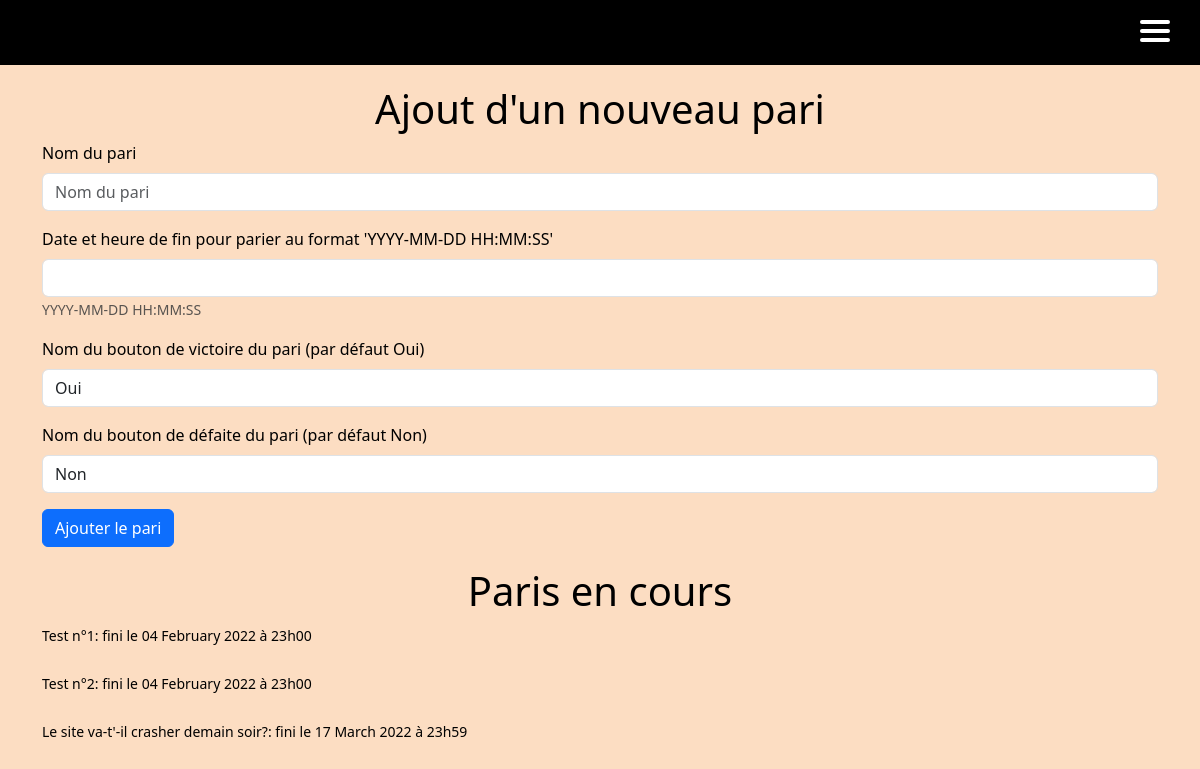
Page /staff/betCreator/ (signed in) on the earlier database version.
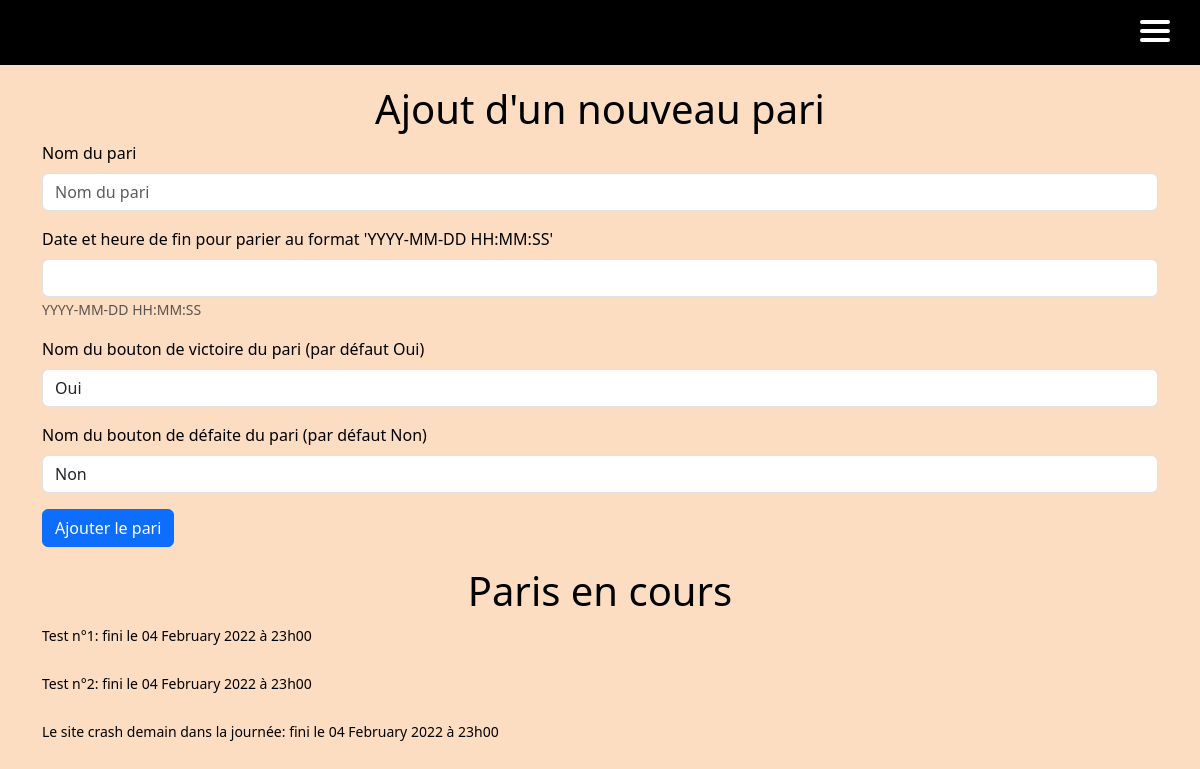
Same page on the later database version.
### main_app/models.py (models this page shows)
class Bets(models.Model):
    id = models.AutoField(primary_key=True, unique=True)
    bet_name = models.CharField(max_length=256, unique=True)
    win_rate = models.DecimalField(max_digits=4, decimal_places=2, default=2.00)
    win_vote = models.IntegerField(default=0)
    win_gains = models.DecimalField(max_digits=12, decimal_places=2, default=1.00)
    win_name = models.CharField(max_length=128, null=False, default="Oui")
    lose_rate = models.DecimalField(max_digits=4, decimal_places=2, default=2.00)
    lose_vote = models.IntegerField(default=0)
    lose_gains = models.DecimalField(max_digits=12, decimal_places=2, default=1.00)
    lose_name = models.CharField(max_length=128, null=False, default="Non")
    created = models.DateTimeField(auto_now_add=True)
    ended = models.DateTimeField(help_text='YYYY-MM-DD HH:MM:SS')
    visible = models.BooleanField(default=False)
    closed_bet = models.BooleanField(default=False)
    RESULT = (
        ('W', 'Win'),
        ('L', 'Lose')
    )
    result = models.CharField(max_length=1, choices=RESULT, blank=False)

### main_app/views.py (the view, shortened to what this page needs)
# urls.py: path("staff/betCreator/", views.betCreator, name="betCreator"),
def betCreator(request):
    try:
        user = User.objects.get(pk=request.user.id)
        betform = AddBetForm()
        bets = Bets.objects.all()
        return render(request, 'bets/betCreator.html', {'user': user, 'betform': betform, 'bets': bets})
    except User.DoesNotExist:
        messages.error(request, "Tu dois être membre du staff pour accéder à cette page")

### main_app/forms.py
class AddBetForm(ModelForm):
    class Meta:
        model = Bets
        fields = ['bet_name', 'ended', 'win_name', 'lose_name']
        labels = {
            'bet_name': 'Nom du pari',
            'ended': 'Date et heure de fin pour parier au format \'YYYY-MM-DD HH:MM:SS\'',
            'win_name': 'Nom du bouton de victoire du pari (par défaut Oui)',
            'lose_name': 'Nom du bouton de défaite du pari (par défaut Non)'
        }

### templates/bets/betCreator.html (shortened to what this page needs)
{% extends 'main.html' %}
{% block content %}
{% load bootstrap5 %}
{% bootstrap_css %}
{% include 'nav.html' %}
{% if user.is_staff %}
    <div class="container">
      <h1 style="text-align: center; margin-top:20px">Ajout d'un nouveau pari</h1>
        <form class="form" action="" method="POST">
          {% bootstrap_form betform %}
          {% buttons %}
              <button class="btn btn--main btn btn-primary" type="submit">
                Ajouter le pari
              </button>
          {% endbuttons %}
        </form>
    </div>
    <h1 style="text-align: center; margin-top:20px">Paris en cours</h1>
    <div class="container">
        {% for bet in bets %}
            <small>{{ bet.bet_name }}: fini le {{bet.ended | date:"d"}} {{bet.ended  | date:"F"}} {{bet.ended  | date:"o"}} à {{bet.ended | date:"H"}}h{{bet.ended | date:"i"}} <br></small>
            <br>
        {% endfor %}
    </div>
{% endif %}
{% endblock %}

### templates/main.html (shortened to what this page needs)
<!DOCTYPE html>
{% load static %}
{% load bootstrap5 %}
<html>
{% bootstrap_css %}
<head>
    <link rel="stylesheet" href="{% static 'styles/style.css' %}" />
</head>
<body>
    {% block content %}
    {% endblock %}
</body>
</html>

### templates/nav.html (shortened to what this page needs)
{% extends 'main.html' %}
{% load static %}
{% block content %}
<nav class="nav">
  <div class="container">
      <span class="navTrigger">
          <i></i>
          <i></i>
          <i></i>
      </span>
  </div>
</nav>
{% endblock %}

### static/styles/style.css (style rules this page uses)
body { background-color: #fcddc2; color: black; }
* { cursor:url(https://i.ibb.co/2Whsx1h/klaxicon-5.png) 25 15, auto; }
.nav { width: 100%; height: 65px; position: relative; line-height: 65px; text-align: center; font-family: 'Corleone', Arial, sans-serif; font-weight:normal; font-style:normal; background-color: #000000; }
.navTrigger { display: none; }
.nav { -webkit-transition: all 0.4s ease; transition: all 0.4s ease; }
@media screen and (max-width:1400px) { .navTrigger { display: block; } }
.navTrigger { cursor: pointer; width: 30px; height: 25px; margin: auto; position: absolute; right: 30px; top: 0; bottom: 0; }
.navTrigger i { background-color: #FFF; border-radius: 2px; content: ''; display: block; width: 100%; height: 4px; }
.navTrigger i:nth-child(1) { -webkit-animation: outT 0.8s backwards; animation: outT 0.8s backwards; -webkit-animation-direction: reverse; animation-direction: reverse; }
.navTrigger i:nth-child(2) { margin: 5px 0; -webkit-animation: outM 0.8s backwards; animation: outM 0.8s backwards; -webkit-animation-direction: reverse; animation-direction: reverse; }
.navTrigger i:nth-child(3) { -webkit-animation: outBtm 0.8s backwards; animation: outBtm 0.8s backwards; -webkit-animation-direction: reverse; animation-direction: reverse; }

Differences in the rows shown:
removed Bets: bet_name "Le site va-t'-il crasher demain soir?", ended "17", ended "March", ended "2022", ended "23", ended "59"
added Bets: bet_name "Le site crash demain dans la journée", ended "04", ended "February", ended "2022", ended "23", ended "00"
